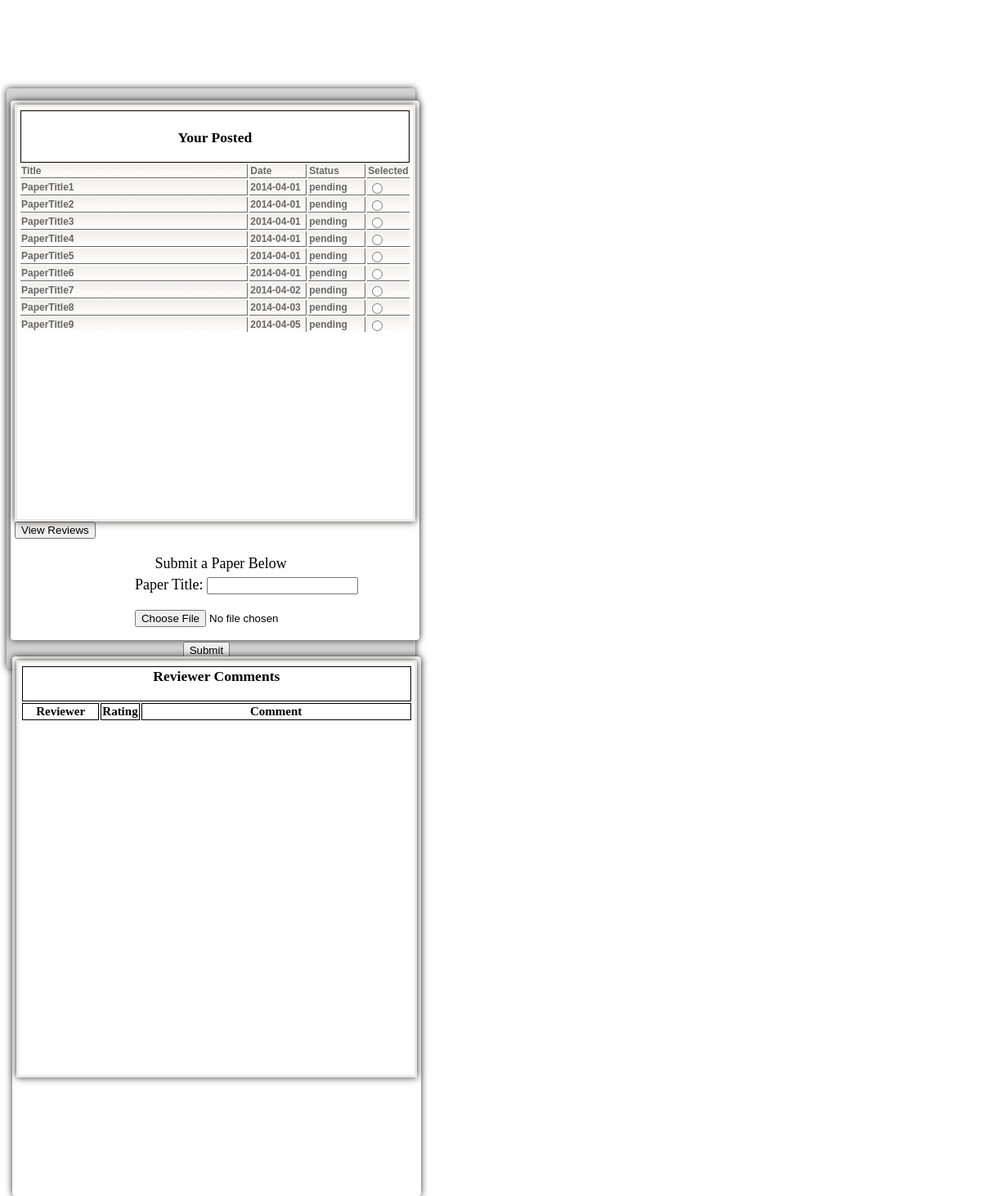
Screenshot of /cs435_Code/Author.php with the database file from the repository.
### tables this page shows
CREATE TABLE IF NOT EXISTS `Paper` (
  `userid` int(5) NOT NULL,
  `title` varchar(100) NOT NULL,
  `paperid` int(5) NOT NULL,
  `reviewers_assigned1` int(5) NOT NULL,
  `paper_pdf` varchar(100) NOT NULL,
  `status` int(1) NOT NULL,
  `reviewers_assigned2` int(5) NOT NULL,
  `date` date NOT NULL,
  PRIMARY KEY (`paperid`)
);

### cs435_Code/Author.php (the view, shortened to what this page needs)
<?php
$con=mysqli_connect("localhost","root","","Paper_Website");
?>
<head>
<link href="style.css" rel="stylesheet" type="text/css" />
</head>
<body>
	<div class = "AuthorDiv" style="float: left;">
		<div class = "AuthorDiv2" style="float: left; bottom: 10px">
			<form action="" method="post">
				<table class="table" style="position:relative; width:100%;">
					<th COLSPAN="4">
						<h3><br>Your Posted</h3>
					</th>
					<tr>
						<td width="60%">Title</td>
						<td width="15%">Date</td>
						<td width="15%">Status</td>
						<td width="10%">Selected</td>
					<?php $result = mysqli_query($con,"SELECT * FROM `Paper` WHERE `userid` = 12345");
					      while($row = mysqli_fetch_array($result)){ ?>
						  <tr>
  							<td><?php echo $row['title']; ?></td>
							<td><?php echo $row['date']; ?></td>
							<td><?php switch ($row['status']){
									default:
									  echo "pending";
									} ?> </td>
							<td>
								<input name= "papers" value= <?php echo $row['paperid']; ?> type="radio"><br>
							</td>
						  </tr>
 						 <?php
							} ?>
				</table>
				<input type = 'submit' name = 'view_comments' value = "View Reviews">
			</form>
			<label style="position:relative; left:35%"> Submit a Paper Below </label>
			<form style="position:relative; left:30%" name="input" action="" method="get">
				Paper Title: <input type="text" name="user">
			</form>
			<form style="position:relative; left:30%" name="input" action="" method="get">
				<input type="file" id="file">
			</form>
			<form style="position:relative; left:42%" name="input" action="">
				<input type="submit" value="Submit">
			</form>
		</div>
		<div class="AuthorDiv2" style="float: left; left:2px; bottom: 10px">
			<table class="table" style="position:relative; width:100%">
				<tr>
					<th COLSPAN="3"><h3>Reviewer Comments</h3>
					</th>
				</tr>
				<tr>
					<th width="20%">Reviewer</th>
					<th width="10%">Rating</th>
					<th width="70%">Comment</th>
				</tr>
			</table>
		</div>
	</div>
</body>

### cs435_Code/style.css (style rules this page uses)
.AuthorDiv { position: relative; width:auto; max-width: 1500px; height: auto; max-height: 700px; margin-left: auto; margin-right: auto; margin-top: 100px; padding: 5px; line-height: 1.428571429; font-size: 18px; color: #555; background-image: none; border-radius: 4px; -webkit-box-shadow: 0px 0px 9px 0px rgba(50, 50, 50, 1); -moz-box-shadow: 0px 0px 9px 0px rgba(50, 50, 50, 1); box-shadow: 0px 0px 9px 0px rgba(50, 50, 50, 1); -webkit-transition: border-color ease-in-out .15s, box-shadow ease-in-out .15s; transition: border-color ease-in-out .15s, box-shadow ease-in-out .15s; color: inherit; background-color: lightgrey; }
.AuthorDiv2 { position: relative; width:100%; max-width: 600px; height: 650px; margin-left: auto; margin-right: auto; margin-top: 20px; padding: 5px; line-height: 1.428571429; font-size: 18px; color: #555; background-image: none; border-radius: 4px; -webkit-box-shadow: 0px 0px 9px 0px rgba(50, 50, 50, 1); -moz-box-shadow: 0px 0px 9px 0px rgba(50, 50, 50, 1); box-shadow: 0px 0px 9px 0px rgba(50, 50, 50, 1); -webkit-transition: border-color ease-in-out .15s, box-shadow ease-in-out .15s; transition: border-color ease-in-out .15s, box-shadow ease-in-out .15s; color: inherit; background-color: white; }
.table { margin:0px;padding:0px; width:100%; border:3px solid #ECEAE8; -webkit-box-shadow: 0px 0px 9px 0px rgba(50, 50, 50, 1); -moz-box-shadow: 0px 0px 9px 0px rgba(50, 50, 50, 1); box-shadow: 0px 0px 9px 0px rgba(50, 50, 50, 1); }
.table tr:last-child td:last-child { -moz-border-radius-bottomright:10px; -webkit-border-bottom-right-radius:10px; border-bottom-right-radius:10px; }
.table tr:last-child td:first-child { -moz-border-radius-bottomleft:10px; -webkit-border-bottom-left-radius:10px; border-bottom-left-radius:10px; }
.table tr { font-size:15px; }
.table td { vertical-align:middle; background:-o-linear-gradient(bottom, #f2efed 5%, #ffffff 100%); background:-webkit-gradient( linear, left top, left bottom, color-stop(0.05, #f2efed), color-stop(1, #ffffff) ); background:-moz-linear-gradient( center top, #f2efed 5%, #ffffff 100% ); filter:progid:DXImageTransform.Microsoft.gradient(startColorstr="#f2efed", endColorstr="#ffffff"); background: -o-linear-gradient(top,#f2efed,ffffff); background-color:#f2efed; border:1px solid #686868; border-width:0px 1px 1px 0px; text-align:left; font-size:12px; font-family:Helvetica; font-weight:bold; color:#686868; }
.table tr:last-child td { border-width:0px 1px 0px 0px; }
.table tr td:last-child { border-width:0px 0px 1px 0px; }
.table tr:last-child td:last-child { border-width:0px 0px 0px 0px; }

### cs435_Code/Author.php (style rules this page uses)
table,th,td { border:1px solid black; }

### rows the page displays
paper: title "PaperTitle1", date "2014-04-01", status "pending"
paper: title "PaperTitle2", date "2014-04-01", status "pending"
paper: title "PaperTitle3", date "2014-04-01", status "pending"
paper: title "PaperTitle4", date "2014-04-01", status "pending"
paper: title "PaperTitle5", date "2014-04-01", status "pending"
paper: title "PaperTitle6", date "2014-04-01", status "pending"
paper: title "PaperTitle7", date "2014-04-02", status "pending"
paper: title "PaperTitle8", date "2014-04-03", status "pending"
paper: title "PaperTitle9", date "2014-04-05", status "pending"
